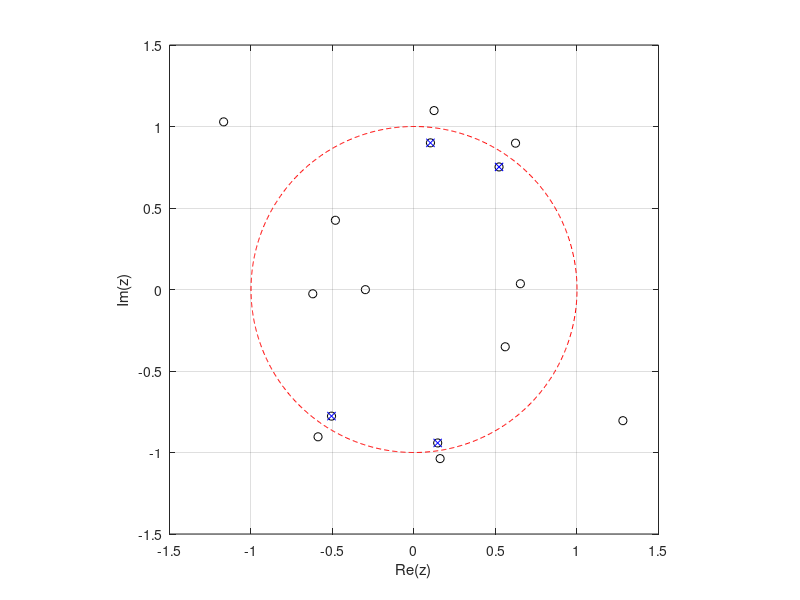

Write the MATLAB code that produced this figure.
% DOA 估計：Root-MUSIC 單次估計
% 10 根天線、SNR = -3 dB，由雜訊投影矩陣建立多項式並求根，取最靠近單位圓且角度不重複的 4 個根換算 DOA
% 輸出：根在複數平面上的分布，並印出估計角度與 MSE
clear;
clc;

M = 10;                    
K = 4;           
t = 50;                   
theta_true = [43, 27, -17,-28] ; 
SNR_dB = -3;
SNR = 10^(SNR_dB / 10);
steer_vec = @(theta) exp(1j*pi*(0:M-1)'*sind(theta));

A = zeros(M, K);
for k = 1:K
    A(:,k) = steer_vec(theta_true(k));
end

Rxx = zeros(M, M);
for i = 1:t
    s = (1/sqrt(2)) * (randn(K,1) + 1j * randn(K,1)); 
    signal = A * s;
    noise_power = 1 / SNR;
    N = sqrt(noise_power/2) * (randn(M,1) + 1j * randn(M,1));
    x = signal + N;
    Rxx = Rxx + x * x';
end
Rxx = Rxx / t;

% 特徵值分解
[V, D] = eig(Rxx);
[eig_vals, idx] = sort(diag(D), 'descend');
V = V(:, idx);
Vn = V(:, K+1:end);  % 雜訊子空間

% 雜訊投影矩陣
P = Vn * Vn';

% 多項式係數
poly_coeff = zeros(2*M - 1, 1);
for m = 1:M
    for n = 1:M
        poly_coeff(m - n + M) = poly_coeff(m - n + M) + (P(m, n));
    end
end
poly_coeff = flipud(poly_coeff);  % 調整次數順序從高次到低次

% 求根並畫圖
roots_poly = roots(poly_coeff);
figure;
plot(real(roots_poly), imag(roots_poly), 'ko'); % 所有根
hold on;
theta = linspace(0, 2*pi, 1000);
plot(cos(theta), sin(theta), 'r--'); % 單位圓
axis equal;
grid on;
xlabel('Re(z)');
ylabel('Im(z)');
xlim([-1.5 1.5]);
ylim([-1.5 1.5]);

% 根據模長接近1排序
[~, sort_idx] = sort(abs(abs(roots_poly) - 1));

% 只挑選角度唯一的根
selected_roots = [];
selected_angles = [];

for i = 1:length(sort_idx)
    root = roots_poly(sort_idx(i));
    angle_root = angle(root);

    is_duplicate = any(abs(mod(angle_root - selected_angles + pi, 2*pi) - pi) < 1e-2);
    
    if ~is_duplicate
        selected_roots = [selected_roots; root];
        selected_angles = [selected_angles; angle_root];
    end

    if length(selected_roots) >= K
        break;
    end
end

% 畫出選中的根
plot(real(selected_roots), imag(selected_roots), 'bx');

% DOA估計
theta_esti = -asind(angle(selected_roots) / pi).';
disp(theta_esti); 

% MSE計算
[~, idx_true] = sort(theta_true);
[~, idx_est] = sort(theta_esti);
MSE = sum(abs(theta_true(idx_true) - theta_esti(idx_est)).^2) / K;
disp(MSE);
